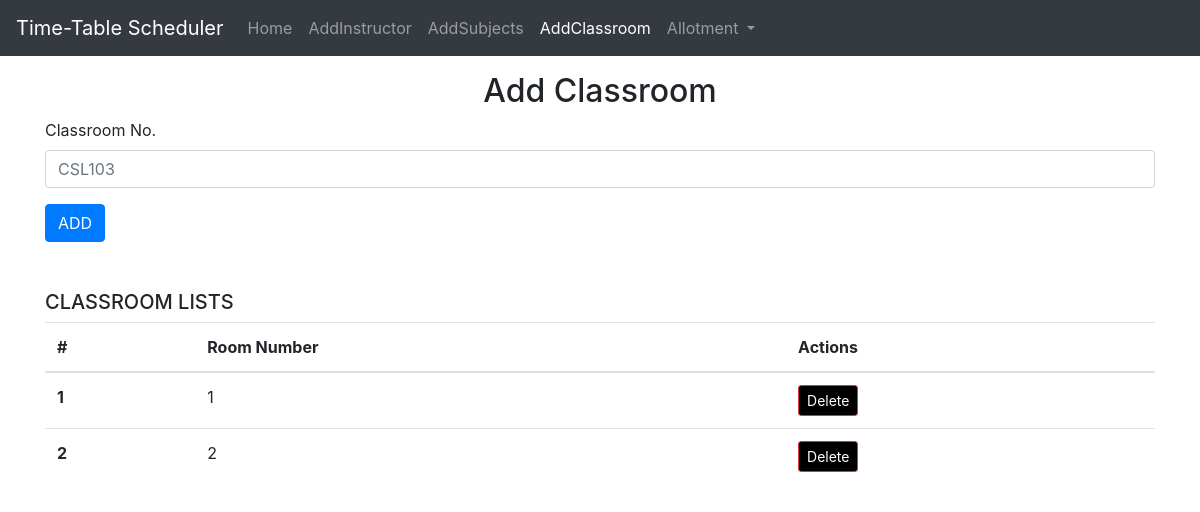
The page /addclassroom on the database as committed earlier.
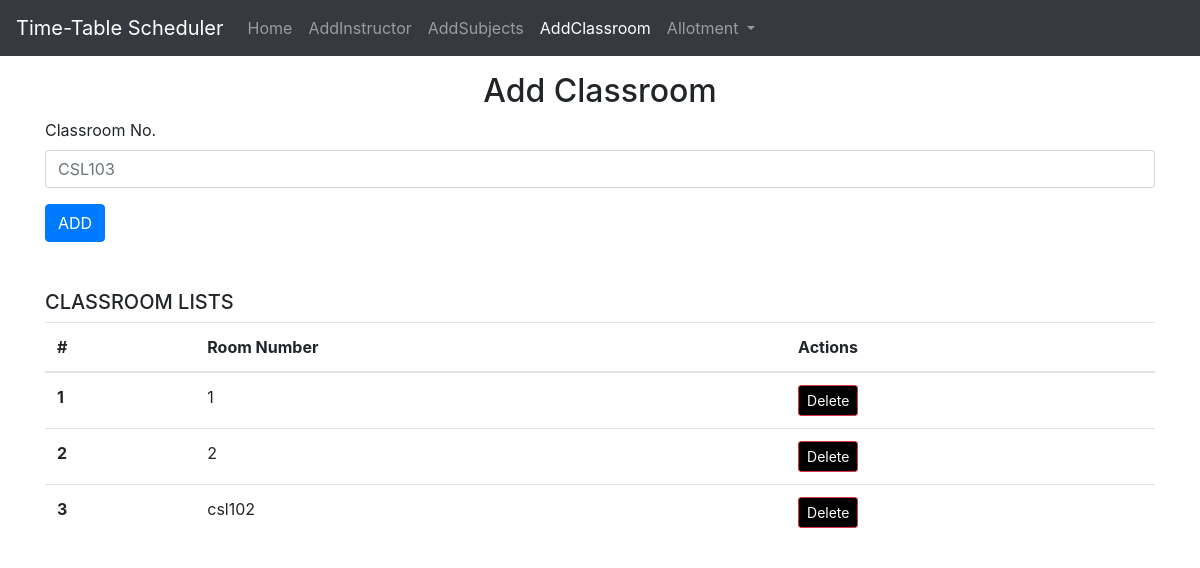
The same page on the database as committed later.
### home/models.py (models this page shows, shortened)
class classroom(models.Model):
    classnum=models.CharField(max_length=30)

### home/views.py (the view)
# urls.py: path('addclassroom',views.addclassroom,name="addclassroom"),
def addclassroom(request):
    context={'success':False}
    if request.method=="POST":
        title=request.POST['title']
        print(title)
        ins =classroom(classnum=title)
        ins.save()
        context={'success':True}
    allLists=classroom.objects.all()
    context={'addclassroom':allLists}
    return render(request, 'addclassroom.html',context)

### templates/addclassroom.html (shortened to what this page needs)
<!DOCTYPE html>
<html lang="en">
  <head>
    <link
      rel="stylesheet"
      href="https://cdn.jsdelivr.net/npm/bootstrap@4.3.1/dist/css/bootstrap.min.css"
    />
  </head>
  <body>
    <nav class="navbar navbar-expand-lg navbar-dark bg-dark">
      <a class="navbar-brand" href="#">Time-Table Scheduler</a>
      <div class="collapse navbar-collapse" id="navbarSupportedContent">
        <ul class="navbar-nav mr-auto">
          <li class="nav-item ">
            <a class="nav-link" href="/home"
              >Home <span class="sr-only">(current)</span></a
            >
          </li>
          <li class="nav-item">
            <a class="nav-link" href="/addinstructor">AddInstructor</a>
          </li>
          <li class="nav-item">
            <a class="nav-link" href="/addsubjects">AddSubjects</a>
          </li>
        <li class="nav-item active">
          <a class="nav-link" href="/addclassroom">AddClassroom</a>
        </li>
        <li class="nav-item dropdown">
          <a class="nav-link dropdown-toggle" href="#" id="navbarDropdown" role="button" data-toggle="dropdown" aria-haspopup="true" aria-expanded="false">
            Allotment          </a>
        </li>
        </ul>
      </div>
    </nav>
   <div class="container my-3">
    <h2 class="text-center">Add Classroom</h2>
    <form action="/addclassroom" method="post">
        <div class="form-group">
          <label for="title">Classroom No.</label>
          <input type="text" class="form-control" name="title" id="title" placeholder="CSL103">
        </div>
        <button type="submit" class="btn btn-primary">ADD</button>
      </form>
   </div>
   <div class="container my-5">
    <h5>CLASSROOM LISTS</h5>
    <table class="table">
        <thead>
          <tr>
            <th scope="col">#</th>
            <th scope="col">Room Number</th>
            <th scope="col">Actions</th>
          </tr>
        </thead>
        <tbody>
          <tbody>
            {% for classroom in addclassroom %}
            <tr>
              <th scope="row">{{ forloop.counter }}</th>
              <td>{{ classroom.classnum }}</td>
              <td>
                <form action="/deleteclassroom/{{ classroom.id }}/" method="post">
                  <button type="submit" class="btn btn-danger btn-sm" style="background-color:black">Delete</button>
                </form>
              </td>
            </tr>
            {% endfor %}
          </tbody>
        </div>
  </body>
</html>

Rows that differ between the two databases and show on the page:
added classroom: classnum "csl102"
